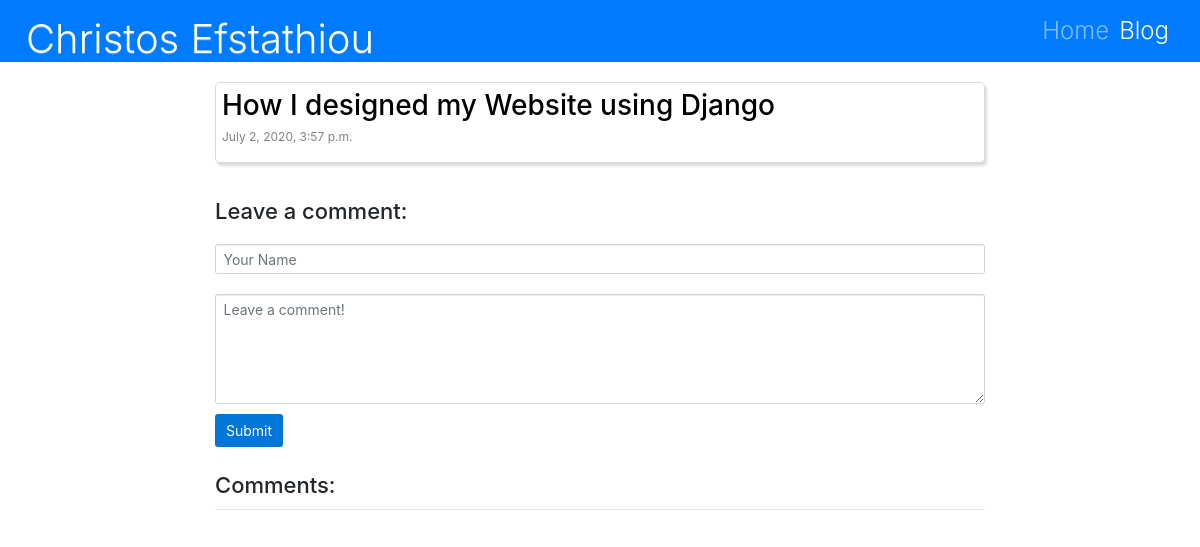
Screenshot of /blog/post/9/ with the database file from the repository.
### blog/models.py (models this page shows, shortened)
class Post(models.Model):
    title = models.CharField(max_length=200)
    text = models.TextField(default="<p class='post-text'> </p>")
    created_date = models.DateTimeField(default=timezone.now)
    published_date = models.DateTimeField(blank=True, null=True)
    def formatted_markdown(self):
        return markdownify(self.text)

### blog/views.py (the view, shortened to what this page needs)
# urls.py: path('post/<int:pk>/', views.post_detail, name='post_detail'),
def post_detail(request, pk):
    post = get_object_or_404(Post, pk=pk)
    form = CommentForm()
    comments = Comment.objects.filter(post=post)
    context = {
        "post": post,
        "comments": comments,
        "form": form
    }
    return render(request, 'blog/post_detail.html', context)

### blog/forms.py
class CommentForm(forms.Form):
    author = forms.CharField(
        max_length=60,
        widget=forms.TextInput(
        attrs={
            "class": "form-control",
            "placeholder": "Your Name"
        })
    )
    body = forms.CharField(
        widget=forms.Textarea(
        attrs={
            "class": "form-control form-body",
            "placeholder": "Leave a comment!"
        })
    )

### blog/templates/blog/post_detail.html (shortened to what this page needs)
{% extends 'blog/blog_base.html' %}
{% block content %}
    <div class="post" style="cursor: auto">
        <h2>{{ post.title }}</h2>
        {% if post.published_date %}
            <div class="post-date">
                {{ post.published_date }}
            </div>
        {% endif %}
    </div>
    <br>
    <h3>Leave a comment:</h3>
    <form action="/blog/post/{{ post.pk }}/" method="post">
        <div class="form-group">
            {{ form.author }}
        </div>
        <div class="form-group form-body">
            {{ form.body }}
        </div>
        <button type="submit" class="btn btn-lg submit-btn"><span class="submit-text">Submit</span></button>
    </form>
    <br>
    <h3>Comments:</h3>
    <hr>
{% endblock %}

### static/css/base.css (style rules this page uses)
h3 { font-size: 22px; }
.submit-btn { background-color: #0275d8; color: white; }
.submit-text { font-size: 14px; }
.form-control, .post-form, .cv-form { font-size: 14px; margin-top: 20px; }
.form-body { max-height: 110px; }

### blog/static/blog/css/blog.css (style rules this page uses)
.post { box-shadow: 2px 3px 3px rgba(0, 0, 0, 0.15); border: solid 1px rgba(0, 0, 0, 0.15); border-radius: 5px; padding: 6px; margin-bottom: 20px; margin-top: 20px; cursor: pointer; transition: box-shadow 0.2s ease-in-out; }
.post-date { color: #828282; text-align: left; font-size: 12px; }
.post h2 a, .post h2, h2 { font-size: 28px; color: black; }

### rows the page displays
Post: title "How I designed my Website using Django", published_date "July 2, 2020, 3:57 p.m."
